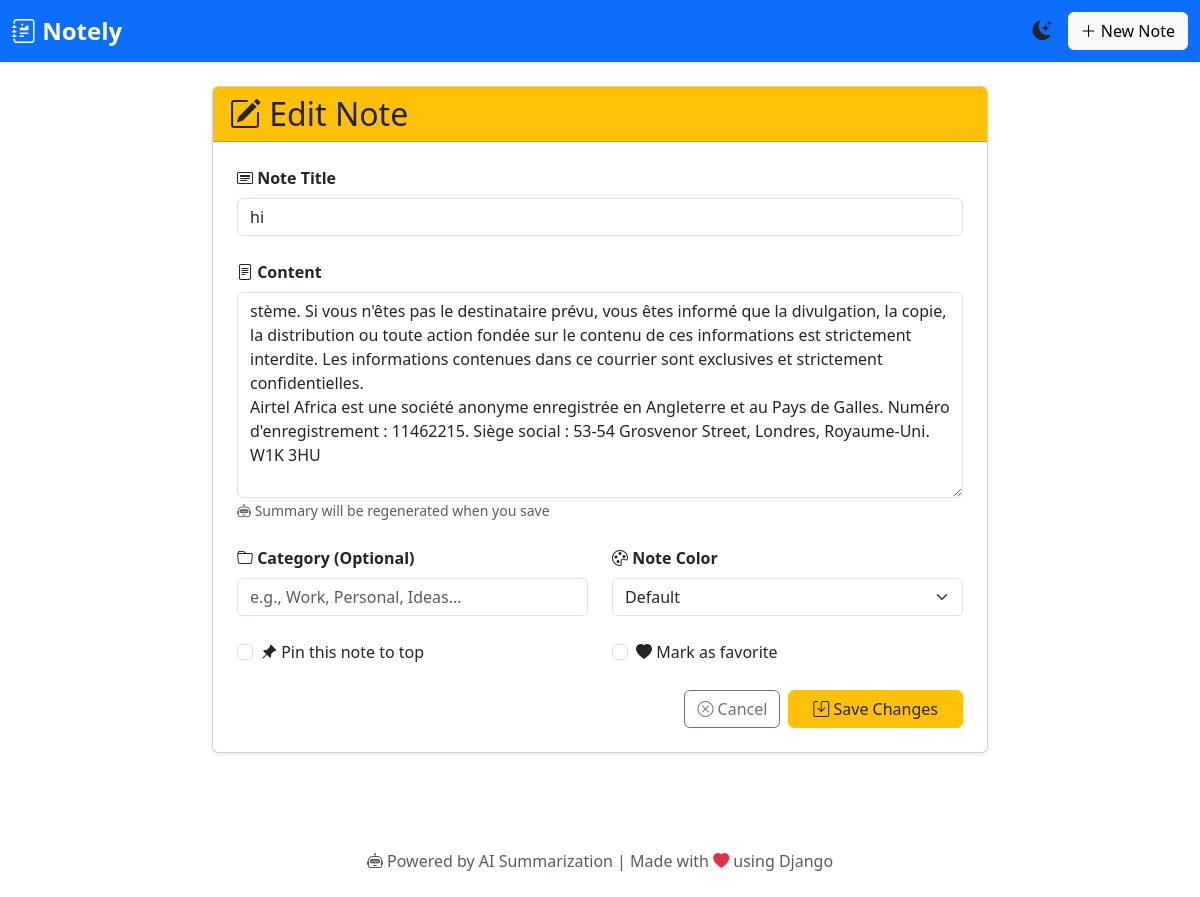
/edit/3/, run on an earlier commit of the app's database.
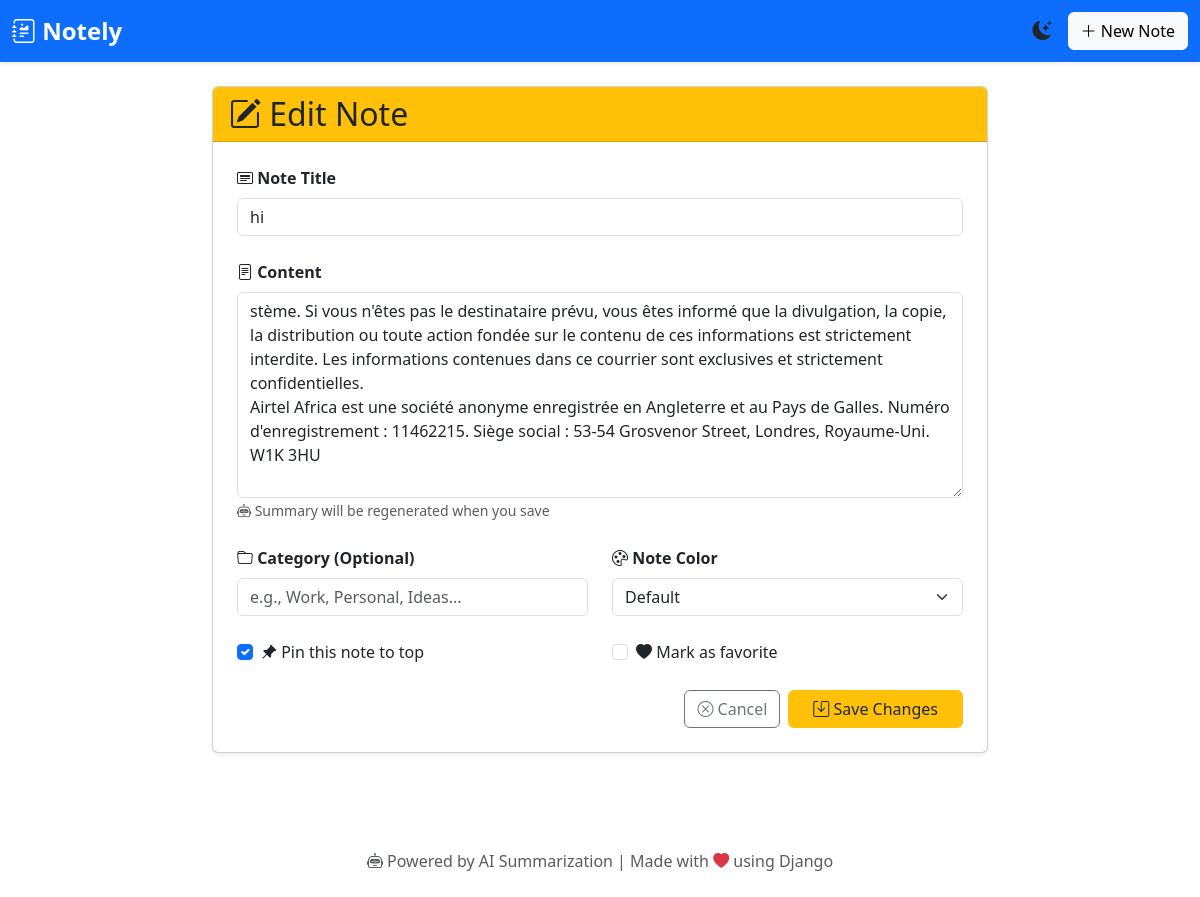
And on a later commit of the database.
### notes/models.py (models this page shows, shortened)
class Note(models.Model):
    COLOR_CHOICES = [
        ('default', 'Default'),
        ('primary', 'Blue'),
        ('success', 'Green'),
        ('warning', 'Yellow'),
        ('danger', 'Red'),
        ('info', 'Cyan'),
        ('purple', 'Purple'),
    ]
    title = models.CharField(max_length=255)
    content = models.TextField()
    summary = models.TextField(blank=True, null=True)
    category = models.CharField(max_length=100, blank=True, null=True)
    color = models.CharField(max_length=20, choices=COLOR_CHOICES, default='default')
    is_pinned = models.BooleanField(default=False)
    is_favorite = models.BooleanField(default=False)
    created_at = models.DateTimeField(auto_now_add=True)
    updated_at = models.DateTimeField(auto_now=True)
    class Meta:
        ordering = ['-is_pinned', '-created_at']

### notes/views.py (the view)
# urls.py: path('edit/<int:note_id>/', views.edit_note, name='edit_note'),
def edit_note(request, note_id):
    note = get_object_or_404(Note, id=note_id)
    if request.method == 'POST':
        form = NoteForm(request.POST, instance=note)
        if form.is_valid():
            updated_note = form.save(commit=False)
            updated_note.summary = summarize_text(updated_note.content)
            updated_note.save()
            return redirect('home')
    else:
        form = NoteForm(instance=note)
    return render(request, 'notes/edit_note.html', {'form': form})

### notes/templates/notes/edit_note.html (shortened to what this page needs)
{% extends 'notes/base.html' %}
{% block content %}
<div class="container" style="max-width: 800px;">
    <div class="card shadow-sm">
        <div class="card-header bg-warning text-dark">
            <h2 class="mb-0"><i class="bi bi-pencil-square"></i> Edit Note</h2>
        </div>
        <div class="card-body p-4">
            <form method="post">
                <div class="mb-4">
                    <label for="{{ form.title.id_for_label }}" class="form-label fw-bold">
                        <i class="bi bi-card-heading"></i> {{ form.title.label }}
                    </label>
                    {{ form.title }}
                </div>
                <div class="mb-4">
                    <label for="{{ form.content.id_for_label }}" class="form-label fw-bold">
                        <i class="bi bi-file-text"></i> {{ form.content.label }}
                    </label>
                    {{ form.content }}
                    <small class="form-text text-muted"><i class="bi bi-robot"></i> Summary will be regenerated when you save</small>
                </div>
                <div class="row">
                    <div class="col-md-6 mb-4">
                        <label for="{{ form.category.id_for_label }}" class="form-label fw-bold">
                            <i class="bi bi-folder"></i> {{ form.category.label }}
                        </label>
                        {{ form.category }}
                    </div>
                    <div class="col-md-6 mb-4">
                        <label for="{{ form.color.id_for_label }}" class="form-label fw-bold">
                            <i class="bi bi-palette"></i> {{ form.color.label }}
                        </label>
                        {{ form.color }}
                    </div>
                </div>
                <div class="row mb-4">
                    <div class="col-md-6">
                        <div class="form-check">
                            {{ form.is_pinned }}
                            <label class="form-check-label" for="{{ form.is_pinned.id_for_label }}">
                                <i class="bi bi-pin-angle-fill"></i> {{ form.is_pinned.label }}
                            </label>
                        </div>
                    </div>
                    <div class="col-md-6">
                        <div class="form-check">
                            {{ form.is_favorite }}
                            <label class="form-check-label" for="{{ form.is_favorite.id_for_label }}">
                                <i class="bi bi-heart-fill"></i> {{ form.is_favorite.label }}
                            </label>
                        </div>
                    </div>
                </div>
                <div class="d-flex gap-2 justify-content-end">
                    <a href="{% url 'home' %}" class="btn btn-outline-secondary">
                        <i class="bi bi-x-circle"></i> Cancel
                    </a>
                    <button type="submit" class="btn btn-warning text-dark px-4">
                        <i class="bi bi-save"></i> Save Changes
                    </button>
                </div>
            </form>
        </div>
    </div>
</div>
{% endblock %}

What changed in the data, as far as the page shows it:
changed Note "hi": is_pinned "☐" → "☑"
